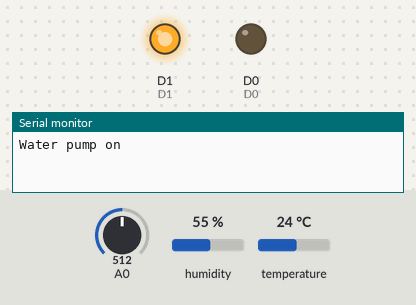
Recording of a sketch running on a simulated ESP8266 (Wemos D1 mini). On the bench: output pins drawn as LEDs (lit = HIGH), the last lines printed to the serial monitor. The test bench sets the inputs (shaded band); at power-on: temperature 24 °C, A0 = 512, humidity 55 %. Network time is answered at once with the bench clock; the local clock reads 2024-03-15 10:24:30 at power-on unless the sketch sets it.

Above: at 3.1 s.
3.2 s: temperature set to 26 °C
At 5.9 s:
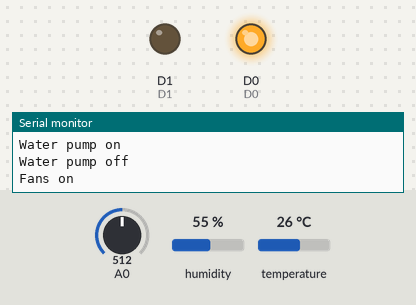
6.4 s: A0 set to 964
9.2 s: A0 set to 987
At 11.8 s:
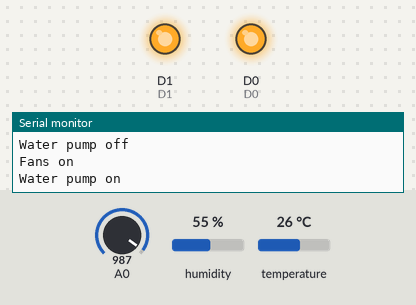
16.5 s: A0 set to 913
19.3 s: A0 set to 882
At 22.5 s:
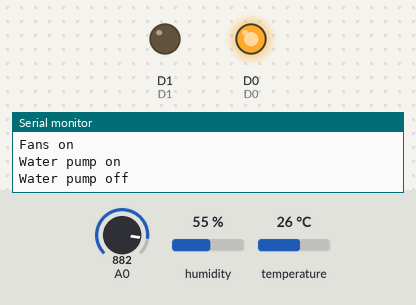
Timing chart, 0 to 23.6 s (numbered marks = the images above; inputs shaded):
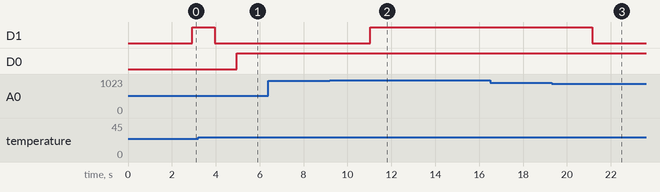

The sketch:

germinador.ino
```cpp
/*
  .g8"""bgd                                        db                            `7MM
.dP'     `M                                                                        MM
dM'       `   .gP"Ya  `7Mb,od8 `7MMpMMMb.pMMMb.  `7MM  `7MMpMMMb.   ,6"Yb.    ,M""bMM   ,pW"Wq.  `7Mb,od8
MM           ,M'   Yb   MM' "'   MM    MM    MM    MM    MM    MM  8)   MM  ,AP    MM  6W'   `Wb   MM' "'
MM.    `7MMF'8M""""""   MM       MM    MM    MM    MM    MM    MM   ,pm9MM  8MI    MM  8M     M8   MM
`Mb.     MM  YM.    ,   MM       MM    MM    MM    MM    MM    MM  8M   MM  `Mb    MM  YA.   ,A9   MM
  `"bmmmdPY   `Mbmmd' .JMML.   .JMML  JMML  JMML..JMML..JMML  JMML.`Moo9^Yo. `Wbmd"MML. `Ybmd9'  .JMML.  */

#define BLYNK_TEMPLATE_ID "TMPL2qDNYy2Q9"
#define BLYNK_TEMPLATE_NAME "Germinador"
#define BLYNK_FIRMWARE_VERSION "0.1.0"
#define BLYNK_PRINT Serial
//#define BLYNK_DEBUG
#define APP_DEBUG

#define D5 14      // Lámpara
#define D0 16      // Ventiladores
#define D1 5       // Bomba de agua
#define DHT11PIN 4 // DHT11 - D2

#include "BlynkEdgent.h"
#include <NTPClient.h>
#include <WiFiUdp.h>
#include "DHTesp.h"

DHTesp dht;

int switch_lamp_state, switch_fans_state;

int timer_on, timer_off, server_time; // Variables para guardar horario y comparar en servidor
String timeRangeString = ""; // String para mostrar valor en blynk Label

float dht_humidity, dht_temperature;
bool fans_control, pump_control; // Boolean para comparar estados e imprimir

int analog_hum_value, soil_humidity;

// Ajusta la obtención de la hora a UTC-3 Uruguay
const long utcOffsetInSeconds = -10800;
WiFiUDP ntpUDP;
NTPClient timeClient(ntpUDP, "south-america.pool.ntp.org", utcOffsetInSeconds);

void setup() {

  Serial.begin(115200);
  delay(100);

  BlynkEdgent.begin();
  timeClient.begin();

  pinMode(D5, OUTPUT);
  pinMode(D0, OUTPUT);
  pinMode(D1, OUTPUT);

  dht.setup(4, DHTesp::DHT11);
}

void loop() {

  BlynkEdgent.run();
  timeClient.update();
  delay(dht.getMinimumSamplingPeriod()); // Periodo de actualización del DHT11
  getTimeServer();
  userInputTimer();
  fansControl();
  waterPump();

  dht_humidity = dht.getHumidity();
  dht_temperature = dht.getTemperature();
  analog_hum_value = analogRead(A0);

  // Mapeo del valor analógico del sensor de humedad a 0-100%
  soil_humidity = map(analog_hum_value, 600, 1023, 100, 0);

  // Envía los datos obtenidos a los widgets de Blynk
  Blynk.virtualWrite(V1, soil_humidity);
  Blynk.virtualWrite(V0, dht_humidity);
  Blynk.virtualWrite(V4, dht_temperature);
}

void waterPump() {

  // Verifica la humedad del suelo y activa la bomba de agua si es necesario
  if (soil_humidity <= 10 && !pump_control) {
    digitalWrite(D1, HIGH);
    pump_control = true;
    Serial.println("Water pump on");
  } else if (soil_humidity >= 30 && pump_control) {
    digitalWrite(D1, LOW);
    pump_control = false;
    Serial.println("Water pump off");
  }
}

void fansControl() {

  // Verifica la temperatura del sensor DHT11 y activa los ventiladores
  if (dht_temperature >= 25 && !fans_control) {
    digitalWrite(D0, HIGH);
    fans_control = true;
    Serial.println("Fans on");
    Blynk.virtualWrite(V7, 1);
  } else if (dht_temperature <= 24 && fans_control) {
    digitalWrite(D0, LOW);
    fans_control = false;
    Serial.println("Fans off");
    Blynk.virtualWrite(V7, 0);
  }
}

void getTimeServer() {

  // Convierte la hora y minutos obtenida del servidor a segundos
  int HH = timeClient.getHours();
  int MM = timeClient.getMinutes();
  int SS = timeClient.getSeconds();
  server_time = 3600*HH + 60*MM + SS;
}

void userInputTimer() {

  // Compara si los valores introducidos son iguales a los obtenidos del servidor
  if (timer_on == server_time) {
    digitalWrite(D5, HIGH); // Enciende la lámpara
    Blynk.virtualWrite(V3, 1);
  } else if (timer_off == server_time) {
    digitalWrite(D5, LOW);  // Apaga la lámpara
    Blynk.virtualWrite(V3, 0);
  }
}

void timerToString() {

  // Convierte los segundos ingresados en el timer a horas y minutos
  int start_hours = timer_on / 3600;
  int start_minutes = (timer_on % 3600) / 60;

  int end_hours = timer_off / 3600;
  int end_minutes = (timer_off % 3600) / 60;

  // Convierte enteros en un formato string (00:00 - 00:00)
  String timeRangeString = String(start_hours);
  if (start_minutes < 10) {
    timeRangeString += ":0" + String(start_minutes);
  } else {
    timeRangeString += ":" + String(start_minutes);
  }
  timeRangeString += " - ";
  timeRangeString += String(end_hours);
  if (end_minutes < 10) {
    timeRangeString += ":0" + String(end_minutes);
  } else {
    timeRangeString += ":" + String(end_minutes);
  }

  Serial.print("Timer on: ");
  Serial.println(timeRangeString);
  Blynk.virtualWrite(V6, timeRangeString); // Envía la cadena de texto a widget V6 (Label)
}

// Maneja el cambio en el estado del widget V5 (Timer)
BLYNK_WRITE(V5) {

  // Obtiene los valores ingresados por el usuario en segundos
  timer_on = param[0].asInt();
  timer_off = param[1].asInt();

  timerToString();
}

// Maneja el cambio en el estado del widget V3 (Lámpara)
BLYNK_WRITE(V3) {

  userInputTimer();
  switch_lamp_state = param.asInt(); // Lee el estado del switch

  if (switch_lamp_state == 1) {
    Serial.println("Light on");
    digitalWrite(D5, HIGH);
  } else {
    Serial.println("Light off");
    digitalWrite(D5, LOW);
  }

}

// Maneja el cambio en el estado del widget V7 (Ventiladores)
BLYNK_WRITE(V7) {

  switch_fans_state = param.asInt(); // Lee el estado del switch

  if (switch_fans_state == 1) {
    Serial.println("Fans on");
    digitalWrite(D0, HIGH);
  } else {
    Serial.println("Fans off");
    digitalWrite(D0, LOW);
  }
}
```

Measured:
- the behaviour switches between 24 and 25 °C on temperature (found by bisection; images 0 and 1)
- the behaviour switches between 978 and 979 on A0 (found by bisection; images 1 and 2)
- the behaviour switches between 899 and 898 on A0 (found by bisection; images 2 and 3)
- after the input at 3.2 s, D0: LOW → HIGH after 1.8 s
- after the input at 6.4 s, every drawn part: stays the same
- after the input at 9.2 s, D1: LOW → HIGH after 1.8 s
- after the input at 16.5 s, every drawn part: stays the same
- after the input at 19.3 s, D1: HIGH → LOW after 1.8 s
